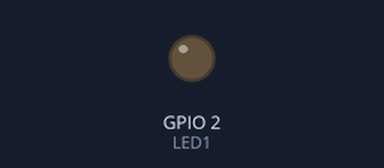
The program below on a simulated ESP32. On the bench: output pins drawn as LEDs (lit = HIGH). What the program prints to the serial monitor is not drawn.

Above: at 13.7 s.
Timing chart, 0 to 18.9 s (numbered marks = the images above):
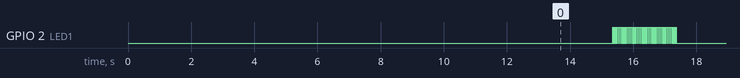

Measured:
- by itself, GPIO 2 (LED1): repeats every 5.1 s: HIGH 0.03 s, LOW 3.1 s, 40 × (HIGH 0.03 s, LOW 0.03 s)

The program:

main.cpp
```cpp
#include <Arduino.h>
#include <SoftwareSerial.h>
#define sensor_baud_rate 9600 // sensor only works with baud rate of 9600
#define ESP_baud_rate 115200  // separate baud rate for ESP32 can be changed
#define LED1 2                // InBuilt led pin of ESP32

SoftwareSerial SO2_serial(18, 19); // Establising software

byte SO2_qa_mode[] = {0xFF, 0x01, 0x78, 0x04, 0x00, 0x00, 0x00, 0x00, 0x83}; // Command to start O2 sensor in QnA mode
byte SO2_read[] = {0xFF, 0x01, 0x86, 0x00, 0x00, 0x00, 0x00, 0x00, 0x79};    // command to read O2 concentration under QnA mode
byte SO2_received_bytes[9];                                                  // Array to store sensor response

float read_SO2(float *gas_con); // function to read o2 concentration
float SO2;                      // variable to store O2 value

void setup()
{
  Serial.begin(ESP_baud_rate);        // Initialise serial monitor from ESP32
  SO2_serial.begin(sensor_baud_rate); // Initialise Uart communication with O2 sensor
  pinMode(LED1, OUTPUT);              // declaring esp32 inbuilt led pin as output

  delay(1000);

  SO2_serial.write(SO2_qa_mode, sizeof(SO2_qa_mode));
  delay(250);
  SO2_serial.readBytes(SO2_received_bytes, sizeof(SO2_received_bytes));

  // prints the received bytes in serial monitor
  for (int i = 0; i <= 8; i++)
  {
    Serial.print(SO2_received_bytes[i], HEX);
    Serial.print(" ");
  }
  Serial.println();

  // sensor booting section
  Serial.println("Sensor is booting Please wait");
  int bootUP_time = 0;
  while (bootUP_time != 10)
  {
    Serial.print(".");
    delay(1000);
    bootUP_time += 1;
  }
  Serial.println();
}

void loop()
{

  delay(1840);

  read_SO2(&SO2); // passing O2 variable address to write the o2 gas concentration value in it

  Serial.printf("Present SO2 : %.2f \n", SO2); // prints O2 concentration in a serial monitor

  // code is just to print loading dots and simply blinks the builtin led in esp32 dev module
  for (int i = 0; i <= 40; i++)
  {
    digitalWrite(LED1, HIGH);
    Serial.print(".");
    delay(25);
    digitalWrite(LED1, LOW);
    delay(25);
  }
  Serial.println("");
  // End of loading dots print function
}

float read_SO2(float *gas_con)
{
  if (SO2_serial.write(SO2_read, sizeof(SO2_read)) == 9) // send O2 read command to o2 sensor and checks whether it id fully sent
  {
    delay(250);
    SO2_serial.readBytes(SO2_received_bytes, sizeof(SO2_received_bytes));
    *gas_con = SO2_received_bytes[2] * 256 + SO2_received_bytes[3]; // Substituting sensor responses to the gas concentration formula
    *gas_con = *gas_con * 0.1;
  }

  // debug code -> to print received bytes into serial monitor
  for (byte j = 0; j < 9; j++)
  {
    Serial.print(SO2_received_bytes[j], HEX); // Prints received byte from O2 sensor response
    Serial.print(" ");
  }
  Serial.print("\t");
  return *gas_con; // returns the gas concentration of O2
}
```
